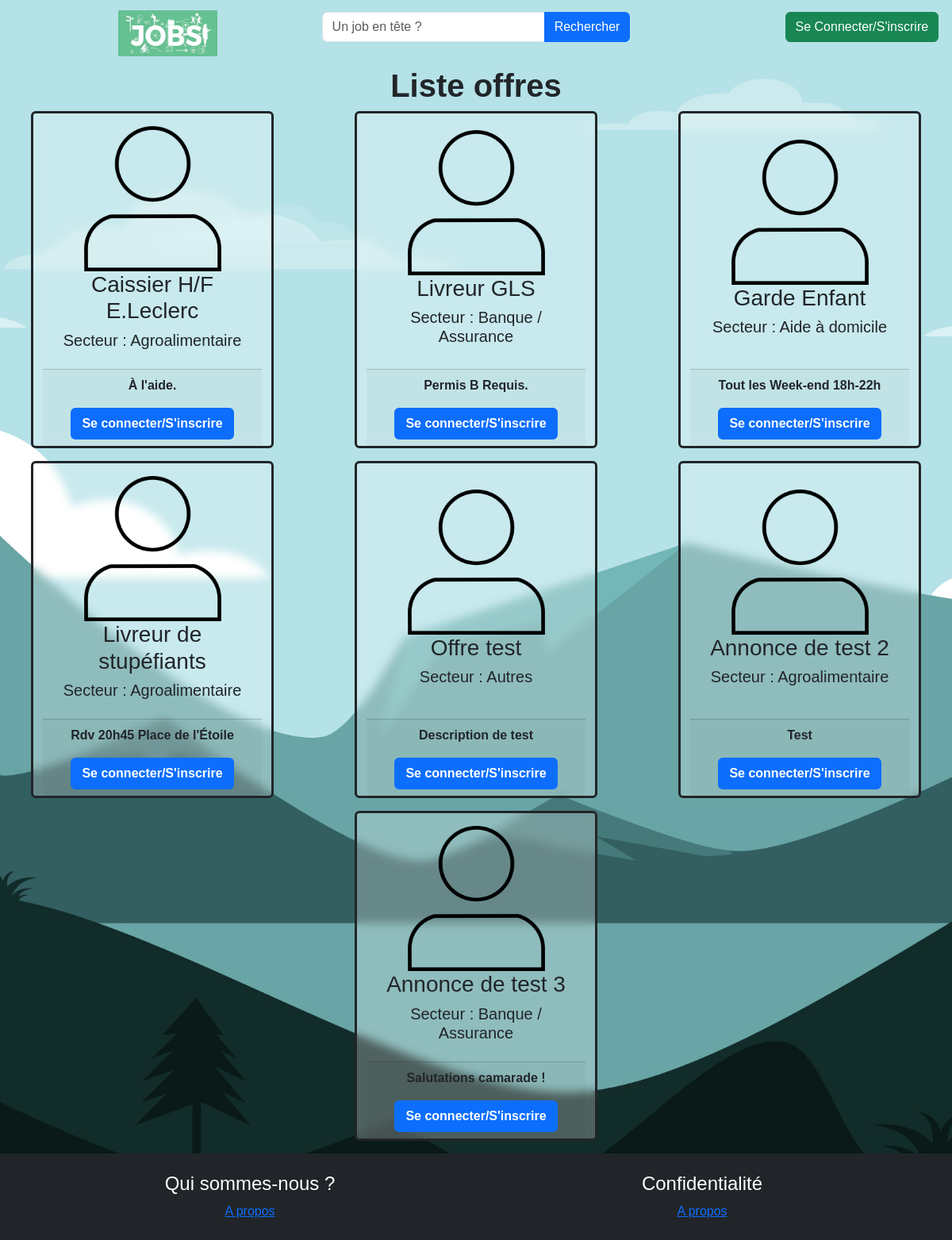
Page /controleur/lesOffres.php on the earlier database version.
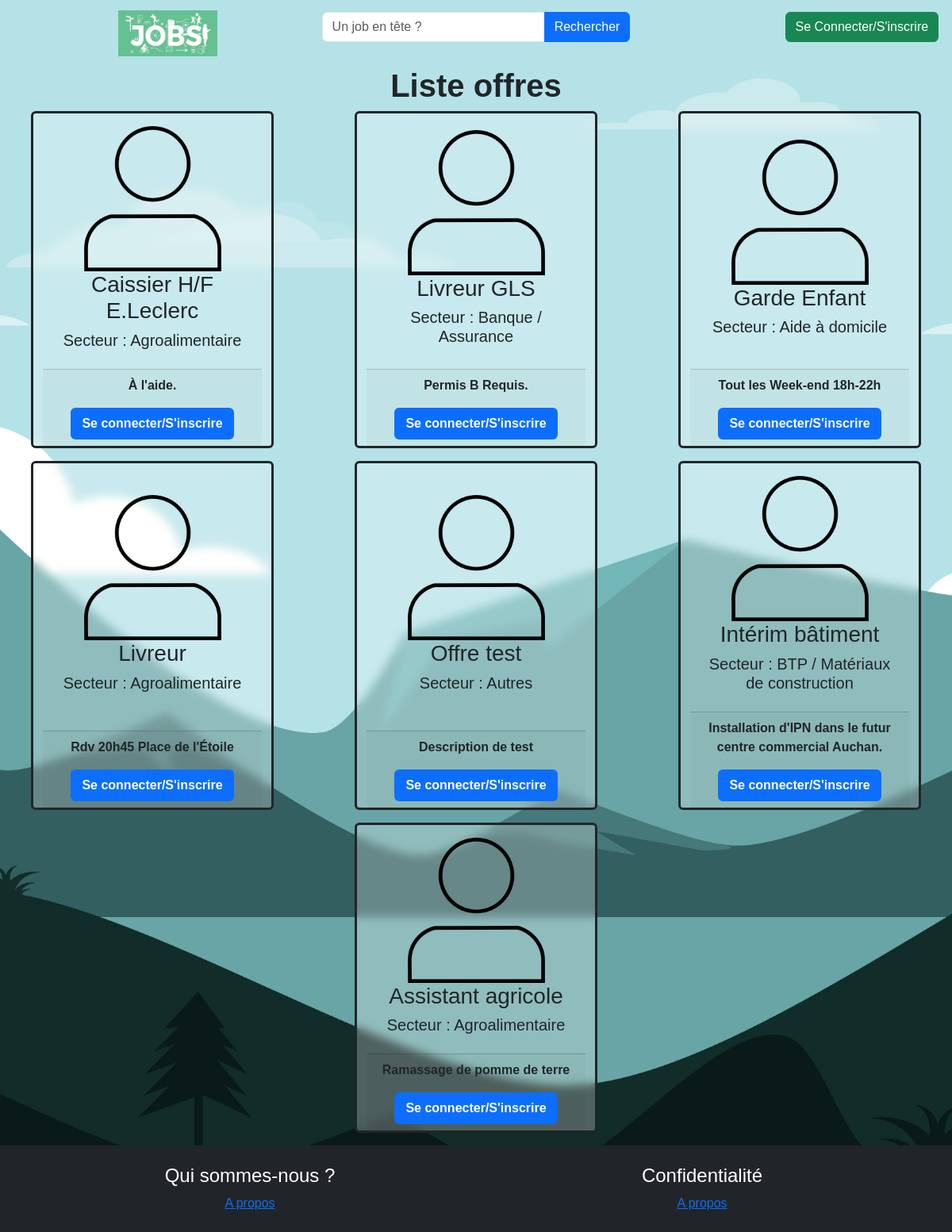
Same page on the later database version.
### tables this page shows
CREATE TABLE `offre` (
  `idOffre` int(11) NOT NULL,
  `intitoffre` varchar(255) NOT NULL,
  `idAct` int(11) NOT NULL,
  `lieuTravail` varchar(100) NOT NULL,
  `idContrat` int(11) NOT NULL,
  `debutPeriod` date NOT NULL,
  `finPeriod` date DEFAULT NULL,
  `descOffre` text NOT NULL,
  `idEmployeur` int(11) NOT NULL,
  `idValidation` tinyint(1) NOT NULL DEFAULT 0,
  `datePublication` date NOT NULL DEFAULT current_timestamp()
);

CREATE TABLE `activite` (
  `idAct` int(11) NOT NULL,
  `intitAct` varchar(100) NOT NULL
);

### controleur/lesOffres.php (called while the page is built)
<?php
    include_once('modele/mod_annonces.php');
    $lesOffres = getOffers();
    include_once('vue/vue_listeOffres.php');

### modele/mod_annonces.php (called while the page is built, shortened)
<?php
function getOffers(){
    $bdd = db_connect();
    $req = $bdd->prepare("SELECT * FROM offre JOIN activite ON offre.idAct = activite.idAct");
    $req->execute();
    return $req->fetchAll();
}
?>

### vue/vue_listeOffres.php (the view)
<?php
    include "vue/vue_entete.php";
?>
    <h1 class="title fw-bold">Liste offres</h1>
    <section class="list-students">
      <div class="cards">
          <div class="row justify-content-around mb-3">
                      <?php
                            $comptage = 0;
                            foreach($lesOffres as $uneOffre)
                            {
                              $idOffre = $uneOffre['idOffre'];
                              $intitOffre = $uneOffre['intitoffre'];
                              $secteur = $uneOffre['intitAct'];
                              $description = $uneOffre['descOffre'];
                      ?>
                                <div class="card text-center fw-bold col-3 border-3 border-dark">
                                    <div class="card-body d-flex flex-column justify-content-center align-items-center">
                                        <img src="vue/images/user.png" alt="Etudiant" class="img-student w-75">
                                        <h3 class="student-name"><?= $intitOffre ?></h3>
                                        <h5 class="student-name">Secteur : <?= $secteur ?></h5>
                                    </div>
                                    <div class="card-footer">
                                      <p class="card-text"><?= $description ?></p>
                                      <?php if($isConnected): ?>
                                      <a href="index.php?section=uneOffre&idOffre=<?= $idOffre ?>" class="btn btn-primary fw-bold border-2">En savoir plus</a>
                                      <?php else: ?>
                                      <a href="index.php?section=login" class="btn btn-primary fw-bold border-2">Se connecter/S'inscrire</a>
                                      <?php endif; ?>
                                    </div>
                                </div>
                      <?php
                              $comptage++;
                              if ($comptage>=3){
                                $comptage = 0;
                      ?>
                                </div>
                              </div>
                                <div class="cards">
                                  <div class="row justify-content-around mb-3">
                      <?php
                              }
                            }
                      ?>
          </div>
      </div>
  </section>
<?php include_once("vue/vue_footer.php"); ?>

### vue/vue_entete.php (shortened to what this page needs)
<!DOCTYPE html>
<html lang="fr">
<head>
    <link rel="stylesheet" href="vue/css/style.css">
    <link rel="stylesheet" href="vue/css/bootstrap.min.css">
</head>
<body class="p-0">
    <div class="row">
        <nav class="navbar navbar-expand-lg">
            <div class="container-fluid">
                <div class="row justify-content-between">
                    <div class="collapse navbar-collapse" id="navbarSupportedContent">
                    <div class="col-lg-4 align-self-center">
                        <a class="ms-3 navbar-brand ms-3 navbar-brand d-md-flex justify-content-md-center" href="index.php">
                            <img src="vue/images/logoJobsEtudiant.jpg" class="logoEntete">
                        </a>
                    </div>
                        <div class="col-lg-4 align-self-center mb-3">
                            <form class="d-flex" role="search">
                                <div class="input-group">
                                    <input class="form-control" type="search" placeholder="Un job en tête ?" aria-label="Search">
                                    <button class="btn btn-primary" type="submit">Rechercher</button>
                                </div>
                            </form>
                        </div>
                        <div class="col-lg-4 align-self-center mb-3">
                            <div class="d-flex justify-content-md-around justify-content-lg-end">
                                <a href="index.php?section=<?= $isConnected ? "logout" : "login" ?>" class="btn btn-<?= $isConnected ? "danger" : "success" ?>"><?= $isConnected ? "Se déconnecter" : "Se Connecter/S'inscrire" ?></a>
                            </div>
                        </div>
                    </div>
                </div>
            </div>
        </nav>
    </div>

### vue/vue_footer.php
<footer class="mt-auto pb-4 col-12 bg-dark text-white mt-5">
      <div class="container text-center">
  <br>
        <div class="row align-items-start ">
          <div class="col-md-6" id="scrollAPropos">
            <h4>Qui sommes-nous ?</h4>
            <a class="p-1 rounded" href="index.php#aPropos">A propos</a>
          </div>
          <div class="col-md-6">
            <h4>Confidentialité</h4>
            <a class="p-1 rounded" href="vue/confidentialite.html">A propos</a>
          </div>
        </div>
      </div>
  </footer>
</body>
</html>

### vue/css/style.css (style rules this page uses)
* { margin: 0; padding: 0; box-sizing: border-box; font-family: sans-serif; }
body { background:url("../images/wallpaper2.jpg") no-repeat; height: 100vh; background-size: cover; background-position: center center; background-attachment: fixed; display: flex; flex-direction: column; align-items: center; position: relative; padding: 15px; }
.title { font-size: 40px; font-weight: bold; }
.cards>.row>.card { backdrop-filter: blur(6px) !important; background-color: #ffffff42 !important; }
.logoEntete { width: 35%; }

Differences in the rows shown:
removed offre: intitoffre "Annonce de test 2", idAct.intitAct "Agroalimentaire", descOffre "Test"
changed offre "Rdv 20h45 Place de l'Étoile": intitoffre "Livreur de stupéfiants" → "Livreur"
added offre: intitoffre "Intérim bâtiment", idAct.intitAct "BTP / Matériaux de construction", descOffre "Installation d'IPN dans le futur centre commercial Auchan."
changed offre: intitoffre "Annonce de test 3" → "Assistant agricole"; idAct.intitAct "Banque / Assurance" → "Agroalimentaire"; descOffre "Salutations camarade !" → "Ramassage de pomme de terre"
